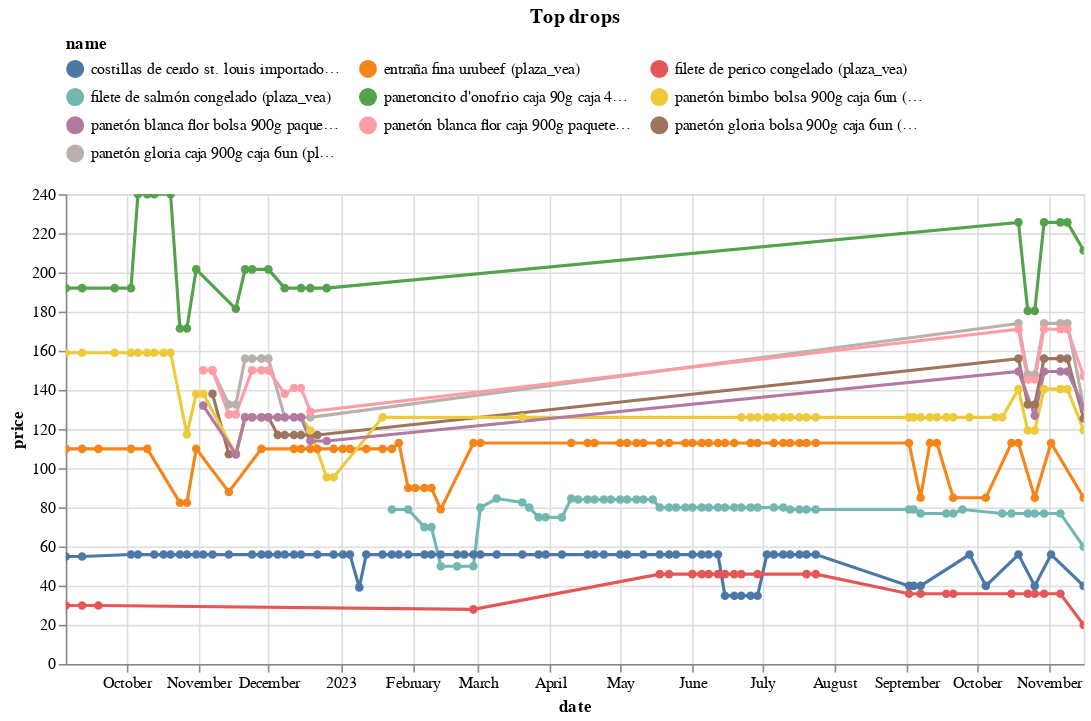

Notebook source saved alongside this figure:
### Code cell
(top_changes_abs
 .sort_values('change')
 .head(10)
 .pipe(plot_changes, 'Top drops')
)

### Figure 1 — Vega-Lite specification as saved in the notebook (floating-point values rounded to 4 significant figures; data arrays with more than 128 entries replaced by an {"elided": "..."} marker saying what was removed)
{"config": {"view": {"continuousWidth": 300, "continuousHeight": 300}, "legend": {"columns": 3, "orient": "top"}}, "data": {"name": "data-dac54a062af7873e6586ec6cc308e07f"}, "mark": {"type": "line", "point": true}, "encoding": {"color": {"field": "name", "scale": {"domain": ["costillas de cerdo st. louis importado (plaza_vea)", "entraña fina urubeef (plaza_vea)", "filete de perico congelado (plaza_vea)", "filete de salmón congelado (plaza_vea)", "panetoncito d'onofrio caja 90g caja 48un (plaza_vea)", "panetón bimbo bolsa 900g caja 6un (plaza_vea)", "panetón blanca flor bolsa 900g paquete 6un (plaza_vea)", "panetón blanca flor caja 900g paquete 6un (plaza_vea)", "panetón gloria bolsa 900g caja 6un (plaza_vea)", "panetón gloria caja 900g caja 6un (plaza_vea)"]}, "type": "nominal"}, "tooltip": [{"field": "name", "type": "nominal"}, {"field": "price", "type": "quantitative"}, {"field": "last_price", "type": "quantitative"}], "x": {"field": "date", "type": "temporal"}, "y": {"field": "price", "type": "quantitative"}}, "params": [{"name": "param_9", "select": {"type": "point", "fields": ["name"]}, "bind": "legend"}, {"name": "param_10", "select": {"type": "interval", "encodings": ["x", "y"]}, "bind": "scales"}], "title": "Top drops", "transform": [{"filter": {"param": "param_9"}}], "width": 650, "$schema": "https://vega.github.io/schema/vega-lite/v5.15.1.json", "datasets": {"data-dac54a062af7873e6586ec6cc308e07f": {"elided": "373 records"}}}
